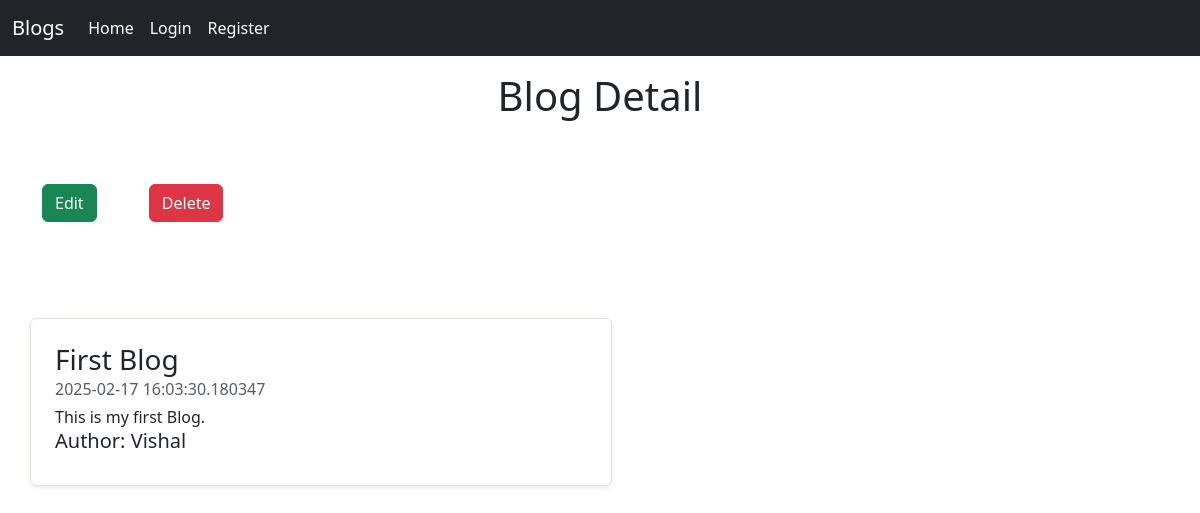
/blogDetail/1, run on an earlier commit of the app's database.
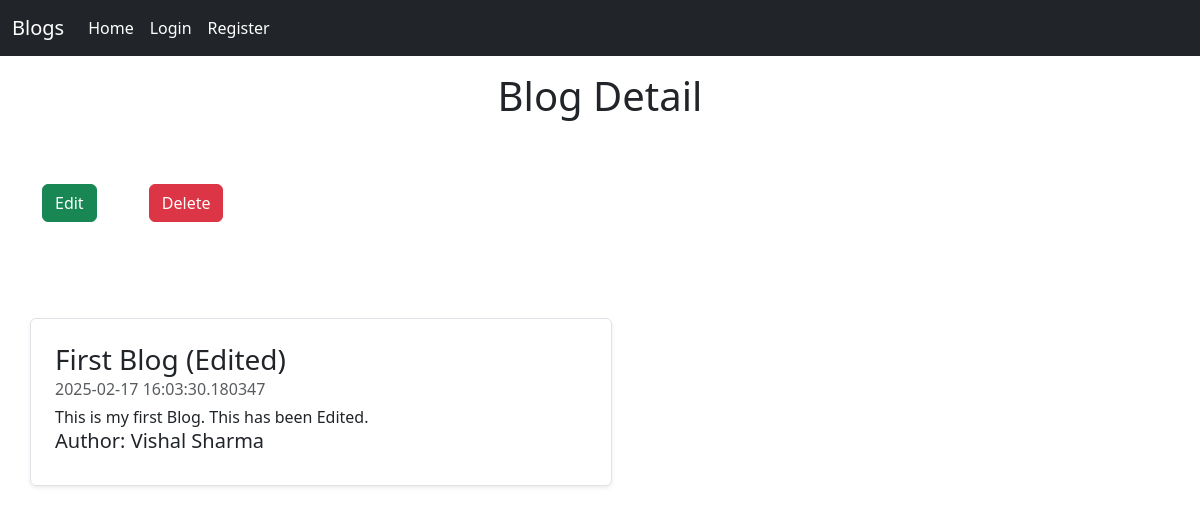
And on a later commit of the database.
### app.py (models this page shows, shortened)
class Blog(db.Model):
    blogId = db.Column(db.Integer, primary_key = True)
    blogTitle = db.Column(db.String(80), nullable = False)
    blogAuthor = db.Column(db.String(80), nullable = False)
    blogContent = db.Column(db.Text(), nullable = False)
    publishDate = db.Column(db.DateTime(), nullable = False, default = datetime.utcnow)

### app.py (the view)
@app.route("/blogDetail/<int:id>", methods = ["GET","POST"])
def blogDetail(id):
    blog = Blog.query.get(id)
    return render_template("blogDetail.html", blog=blog)

### templates/blogDetail.html (shortened to what this page needs)
<!DOCTYPE html>
<html lang="en">
<head>
    <link href="https://cdn.jsdelivr.net/npm/bootstrap@5.3.3/dist/css/bootstrap.min.css" rel="stylesheet"
 />
</head>
<body>
    <nav class="navbar navbar-expand-lg navbar-dark bg-dark">
        <div class="container-fluid">
            <a class="navbar-brand" href="#">Blogs</a>
            <div class="collapse navbar-collapse" id="navbarSupportedContent">
                <ul class="navbar-nav me-auto mb-2 mb-lg-0">
                    <li class="nav-item">
                        <a class="nav-link active" aria-current="page" href="/">Home</a>
                    </li>
                    {% if current_user.is_authenticated %}
                    <li class="nav-item">
                        <a class="nav-link active" aria-current="page" href="">{{current_user.username}}</a>
                    </li>
                    <li class="nav-item">
                        <a class="nav-link active" aria-current="page" href="/blogPost">Post Blog</a>
                    </li>
                    <li class="nav-item">
                        <a class="nav-link active" aria-current="page" href="/logout">Logout</a>
                    </li>
                    {% else %}
                    <li class="nav-item">
                        <a class="nav-link active" aria-current="page" href="/login">Login</a>
                    </li>
                    <li class="nav-item">
                        <a class="nav-link active" aria-current="page" href="/register">Register</a>
                    </li>
                    {% endif %}
                </ul>
            </div>
        </div>
    </nav>
    <div class="container">
        <h1 class="text-center my-3">Blog Detail</h1>
        <div id="modificationButtons">
            <a class="btn btn-success my-5" href="/edit/{{blog.blogId}}">Edit</a>
            <a class="btn btn-danger my-5 mx-5" href="/delete/{{blog.blogId}}">Delete</a>
        </div>
        <div class="col-md-6 my-5">
            <div class="row no-gutters border rounded overflow-hidden flex-md-row mb-4 shadow-sm h-md-250 position-relative">
                <div class="col p-4 d-flex flex-column position-static">
                    <h3 class="mb-0">{{blog.blogTitle}}</h3>
                    <div class="mb-1 text-muted">{{blog.publishDate}}</div>
                    <p class="card-text mb-auto">{{blog.blogContent}}</p>
                    <h5>Author: {{blog.blogAuthor}}</h5>
                </div>
            </div>
        </div>
    </div>
</body>
</html>

What changed in the data, as far as the page shows it:
changed Blog: blogTitle "First Blog" → "First Blog (Edited)"; blogContent "This is my first Blog." → "This is my first Blog. This has been Edited."; blogAuthor "Vishal" → "Vishal Sharma"
